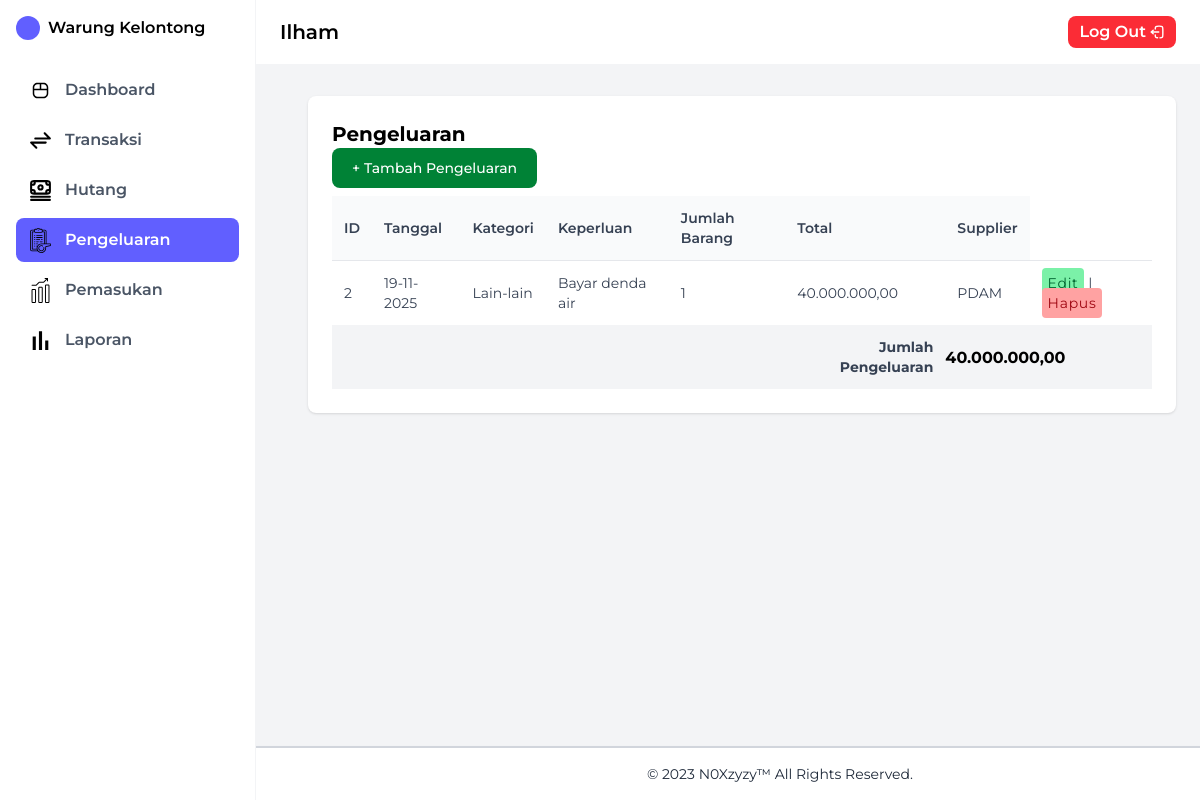
Screenshot of /Views/pengeluaran.php (signed in) with the database file from the repository.
### tables this page shows
CREATE TABLE `pengeluaran` (
  `id_pengeluaran` int NOT NULL,
  `tanggal` date NOT NULL,
  `kategori` enum('Belanja','Operasional','Lain-lain') NOT NULL,
  `keperluan` varchar(255) NOT NULL,
  `jumlah` int DEFAULT NULL,
  `total` decimal(12,2) NOT NULL,
  `supplier` varchar(100) DEFAULT NULL,
  `id_laporan` int DEFAULT NULL
);

### Views/pengeluaran.php (the view, shortened to what this page needs)
<?php
require '../Config/koneksi.php';
$query = mysqli_query($conn, "SELECT * FROM pengeluaran ORDER BY id_pengeluaran DESC");
$totalPengeluaran = mysqli_query($conn, "SELECT SUM(total) as total_semua FROM pengeluaran");
$totalRow = mysqli_fetch_assoc($totalPengeluaran);
$grandTotal = $totalRow['total_semua'] ?? 0;
include '../Layout/sidebar.php';
include '../Layout/footer.php';
?>
<!DOCTYPE html>
<html lang="en">
<head>
  <script src="https://cdn.jsdelivr.net/npm/@tailwindcss/browser@4"></script>
</head>
<body class="bg-gray-100 h-full flex">
  <div class="flex flex-1 flex-col">
    <?php include '../Layout/header.php';
    ?>
    <main class="p-6 pt-24 pl-32 flex-1">
      <div class="bg-white rounded-lg shadow p-6">
        <h1 class="font-bold text-xl">Pengeluaran</h1>
        <button type="button" class="focus:outline-none text-white bg-green-700 hover:bg-green-800 focus:ring-4 focus:ring-green-300 font-medium rounded-lg text-sm px-5 py-2.5 me-2 mb-2 dark:bg-green-600 dark:hover:bg-green-700">
          <a href="tambahPengeluaran.php">+ Tambah Pengeluaran</a></button>
        <table class="w-full">
          <thead class="border-b border-gray-200 bg-gray-50">
            <tr>
              <th class="p-3 text-sm font-semibold text-left text-gray-700">ID</th>
              <th class="p-3 text-sm font-semibold text-left text-gray-700">Tanggal</th>
              <th class="p-3 text-sm font-semibold text-left text-gray-700">Kategori</th>
              <th class="p-3 text-sm font-semibold text-left text-gray-700">Keperluan</th>
              <th class="p-3 text-sm font-semibold text-left text-gray-700">Jumlah Barang</th>
              <th class="p-3 text-sm font-semibold text-left text-gray-700">Total</th>
              <th class="p-3 text-sm font-semibold text-left text-gray-700">Supplier</th>
            </tr>
          </thead>
          <tbody>
            <?php while ($row = mysqli_fetch_assoc($query)) : ?>
            <tr class="odd:bg-white even:bg-gray-50">
                <td class="p-3 text-sm text-gray-700"><?= $row['id_pengeluaran'] ?></td>
                <td class="p-3 text-sm text-gray-700"><?= date('d-m-Y', strtotime($row['tanggal'])) ?></td>
                <td class="p-3 text-sm text-gray-700"><?= ucfirst($row['kategori']) ?></td>
                <td class="p-3 text-sm text-gray-700"><?= htmlspecialchars($row['keperluan']) ?></td>
                <td class="p-3 text-sm text-gray-700"><?= $row['jumlah'] ?></td>
                <td class="p-3 text-sm text-gray-700"><?= number_format($row['total'], 2, ',', '.') ?></td>
                <td class="p-3 text-sm text-gray-700"><?= htmlspecialchars($row['supplier']) ?></td>
                <td class="p-3 text-sm text-gray-700">
                  <a class="p-1.5 tracking-wider bg-green-300 text-green-800 rounded-sm bg-opacity-30 cursor-pointer" href="editPengeluaran.php?id_pengeluaran=<?= $row['id_pengeluaran'] ?>">Edit</a> |
                  <a class="p-1.5 tracking-wider bg-red-300 text-red-800 rounded-sm bg-opacity-30 cursor-pointer" href="hapusPengeluaran.php?id_pengeluaran=<?= $row['id_pengeluaran'] ?>" onclick="return confirm('Yakin ingin menghapus?')">Hapus</a>
                </td>
            </tr>
            <?php endwhile; ?>
          </tbody>
          <tfoot>
            <tr class="bg-gray-100 font-bold ">
              <td colspan="5"></td>
              <td class="p-3 text-gray-700 text-right text-sm">Jumlah Pengeluaran</td>
              <td colspan="2"><?= number_format($grandTotal, 2, ',', '.') ?></td>
            </tr>
          </tfoot>
        </table>
      </div>
    </main>
  </div>
</body>
</html>

### Views/pengeluaran.php (style rules this page uses)
body { font-family: 'Montserrat', sans-serif; }

### rows the page displays
pengeluaran: id_pengeluaran "2", tanggal "19-11-2025", kategori "Lain-lain", keperluan "Bayar denda air", jumlah "1", total "40.000.000,00", supplier "PDAM"

### other values shown
$_SESSION['username'] "Ilham"
$grandTotal "40.000.000,00"
